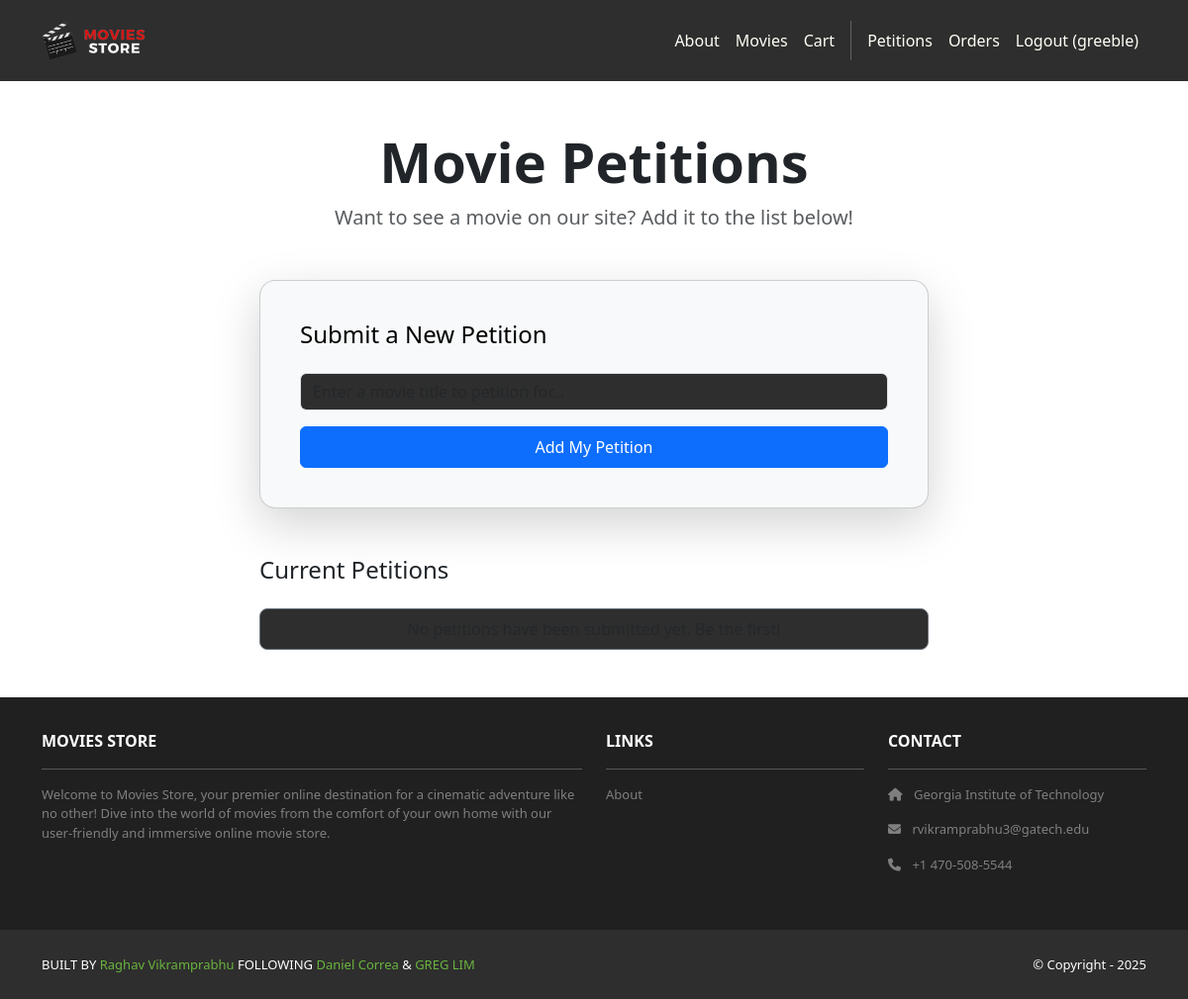
The app's page /petition/ (signed in), older data.
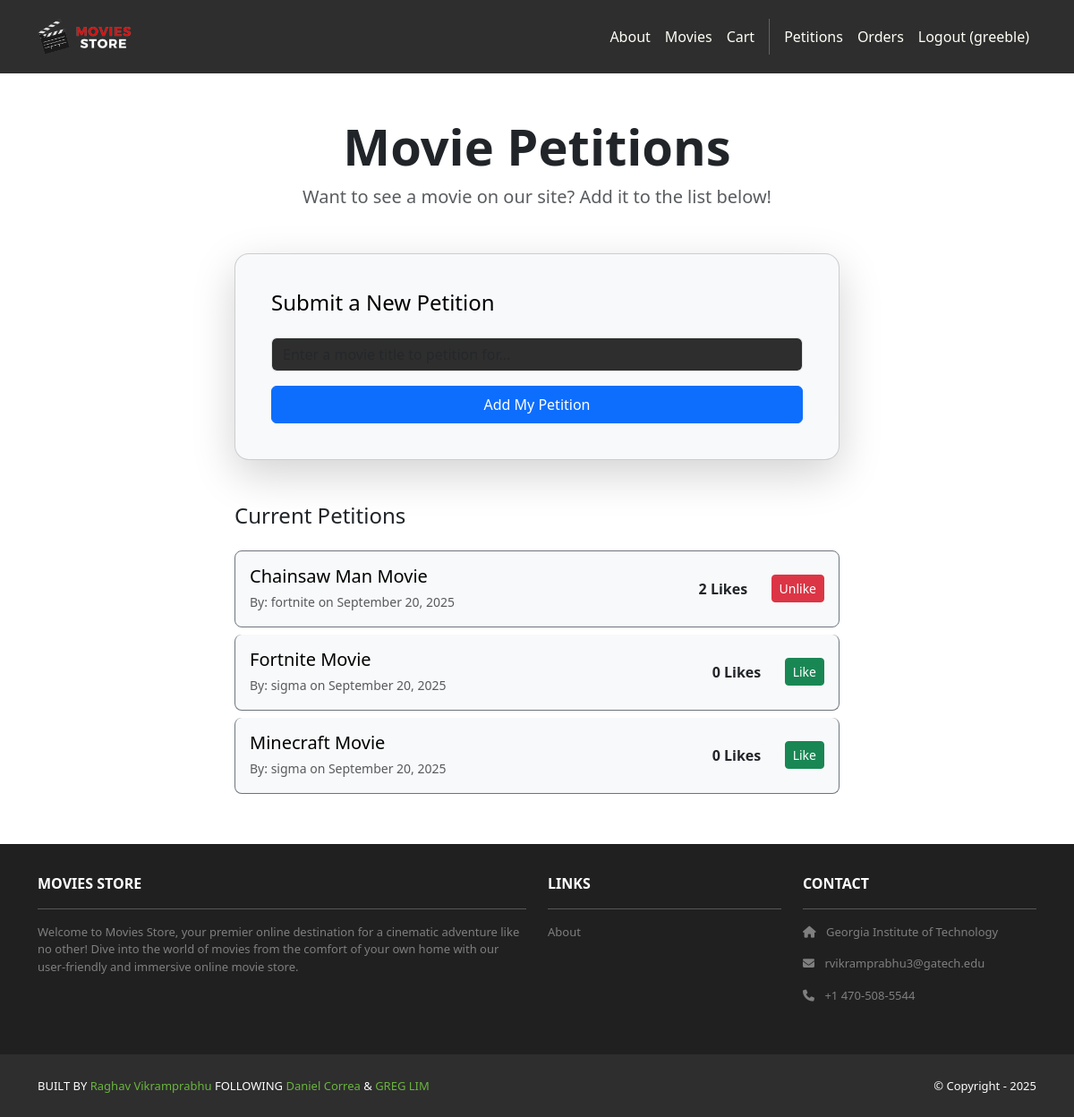
The same page, newer data.
### petition/models.py (models this page shows, shortened)
class Petition(models.Model):
    movie_title = models.CharField(
        max_length=255,
        help_text="The title of the movie the user is petitioning for."
    )
    user = models.ForeignKey(
        User,
        on_delete=models.CASCADE,
        related_name='petitions'
    )
    likes = models.ManyToManyField(
        User,
        related_name='liked_petitions',
        blank=True
    )
    created_at = models.DateTimeField(
        default=timezone.now,
        help_text="The date and time the petition was created."
    )
    class Meta:
        ordering = ['-created_at']

### petition/views.py (the view)
# urls.py: path('', petition_view, name='petition_view'),
@login_required
def petition_view(request):
    petitions = Petition.objects.all()
    if request.method == 'POST':
        form = PetitionForm(request.POST)
        if form.is_valid():
            petition = form.save(commit=False)
            petition.user = request.user
            petition.save()
            return redirect('petition_view')
    else:
        form = PetitionForm()
    context = {
        'form': form,
        'petitions': petitions
    }
    return render(request, 'petition/petition_page.html', context)

### petition/forms.py
class PetitionForm(forms.ModelForm):
    class Meta:
        model = Petition
        fields = ['movie_title']
        widgets = {
            'movie_title': forms.TextInput(attrs={
                'class': 'form-control bg-dark text-white',
                'placeholder': 'Enter a movie title to petition for...'
            })
        }
        labels = {
            'movie_title': '' # Hide the default label
        }

### petition/templates/petition/petition_page.html (shortened to what this page needs)
{% extends 'base.html' %}
{% block content %}
{% load static %}
<div class="container my-5" style="max-width: 700px;">
    <div class="text-center">
        <h1 class="display-4 fw-bold">Movie Petitions</h1>
        <p class="lead text-muted mb-5">Want to see a movie on our site? Add it to the list below!</p>
    </div>
    <div class="card bg-light text-black p-4 rounded-4 shadow-lg mb-5">
        <div class="card-body">
            <h2 class="card-title h4 mb-4">Submit a New Petition</h2>
            {% if user.is_authenticated %}
            <form method="post" action="{% url 'petition_view' %}">
                <div class="mb-3">
                    {{ form.movie_title }}
                </div>
                <button type="submit" class="btn btn-primary w-100 py-2">
                    Add My Petition
                </button>
            </form>
            {% else %}
            <p class="text-center text-muted">You must be <a href="{% url 'accounts.login' %}">logged in</a> to create a petition.</p>
            {% endif %}
        </div>
    </div>
    <div>
        <h2 class="h4 mb-4">Current Petitions</h2>
        <div class="list-group">
            {% for petition in petitions %}
            <div class="list-group-item list-group-item-action bg-light text-black border-secondary mb-2 rounded-3 p-3">
                <div class="d-flex w-100 justify-content-between align-items-center">
                    <div>
                        <h5 class="mb-1">{{ petition.movie_title }}</h5>
                        <small class="text-muted">By: {{ petition.user.username }} on {{ petition.created_at|date:"F j, Y" }}</small>
                    </div>
                    <div class="d-flex align-items-center">
                        <span class="badge bg-light text-dark rounded-pill me-3 fs-6">{{ petition.likes.count }} Likes</span>
                        {% if user.is_authenticated and petition.user != user %}
                        <form method="post" action="{% url 'like_petition' petition.id %}">
                            {% if user in petition.likes.all %}
                                <button type="submit" class="btn btn-danger btn-sm">Unlike</button>
                            {% else %}
                                <button type="submit" class="btn btn-success btn-sm">Like</button>
                            {% endif %}
                        </form>
                        {% endif %}
                    </div>
                </div>
            </div>
            {% empty %}
            <div class="list-group-item list-group-item-action bg-dark text-white border-secondary rounded-3 text-center">
                <p class="mb-0 text-muted">No petitions have been submitted yet. Be the first!</p>
            </div>
            {% endfor %}
        </div>
    </div>
</div>
{% endblock content %}

### moviesstore/templates/base.html (shortened to what this page needs)
<!DOCTYPE html>
<html>
  {% load static %}
  <head>
    <link href="https://cdn.jsdelivr.net/npm/bootstrap@5.3.3/dist/css/bootstrap.min.css" rel="stylesheet">
    <link rel="stylesheet" href="https://cdnjs.cloudflare.com/ajax/libs/font-awesome/6.1.1/css/all.min.css">
    <link rel="stylesheet" type="text/css" href="{% static 'css/style.css' %}">
  </head>
  <body>
    <nav class="p-3 navbar navbar-dark bg-dark navbar-expand-lg">
      <div class="container">
        <a class="navbar-brand" href="{% url 'home.index' %}">
          <img src="{% static 'img/logo.png' %}" alt="logo" height="40" />
        </a>
        <div class="collapse navbar-collapse" id="navbarNavAltMarkup">
          <div class="navbar-nav ms-auto navbar-ml">
            <a class="nav-link" href="{% url 'home.about' %}">About</a>
            <a class="nav-link" href="{% url 'movies.index' %}">Movies</a>
              <a class="nav-link" href="{% url 'cart.index' %}">Cart</a>
              {% if user.is_authenticated %}
              <a class="nav-link" href="{% url 'petition_view' %}">Petitions</a>
              <a class="nav-link" href="{% url 'accounts.orders' %}">Orders</a>
            <a class="nav-link"
              href="{% url 'accounts.logout' %}">Logout ({{ user.username }})</a>
              {% endif %}
          </div>
        </div>
      </div>
    </nav>
    <div>
      {% block content %}
      {% endblock content %}
    </div>
    <section class="p-3 ms-footer d-none d-md-block">
      <div class="container">
        <div class="row mt-3 text-white">
          <div class="col-md-6 col-lg-6 col-xl-6 mx-auto mb-4">
            <b>MOVIES STORE</b>
            <hr />
            <p>Welcome to Movies Store, your premier online destination for a cinematic
              adventure like no other! Dive into the world of movies from the comfort of your own home with our user-friendly
              and immersive online movie store.</p>
          </div>
          <div class="col-md-3 col-lg-3 col-xl-3 mx-auto mb-4">
            <b>LINKS</b>
            <hr />
            <p><a class="nav-link" href="{% url 'home.about' %}">About</a></p>
          </div>
          <div class="col-md-3 col-lg-3 col-xl-3 mx-auto mb-4">
            <b>CONTACT</b>
            <hr />
            <p><i class="fas fa-home me-2"></i> Georgia Institute of Technology </p>
            <p><i class="fas fa-envelope me-2"></i> rvikramprabhu3@gatech.edu</p>
            <p><i class="fas fa-phone me-2"></i> +1 470-508-5544</p>
          </div>
        </div>
      </div>
    </section>
    <section class="p-3 ms-footer-bottom bg-dark">
      <div class="container d-flex justify-content-between">
        <div class="me-5 text-white">
          <span>BUILT BY <a href="https://github.com/DogeDevYT" target="_blank">Raghav Vikramprabhu</a>
          </span>
            <span>FOLLOWING <a href="https://www.x.com/danielgarax" target="_blank">Daniel Correa</a> &
            <a href="https://www.x.com/greglim81" target="_blank">GREG LIM</a>
          </span>
        </div>
        <div class="text-white">
          <span>© Copyright - 2025</span>
        </div>
      </div>
    </section>
  </body>
</html>

### moviesstore/static/css/style.css (style rules this page uses)
.navbar a.nav-link { color: #FFFEF6 !important; }
.bg-dark { background-color: #2E2E2E !important; }
.ms-footer { background-color: #202020; }
.ms-footer p { color: #7F7F7F; font-size: 13px; }
.ms-footer-bottom span { font-size: 13px; line-height: 38px; }
.ms-footer-bottom a { color: #6ab43e; text-decoration: none; }

Row changes from the older to the newer data that the page shows:
added Petition: movie_title "Chainsaw Man Movie", user.username "fortnite", created_at "September 20, 2025", likes.count "2", shows "Unlike"
added Petition: movie_title "Fortnite Movie", user.username "sigma", created_at "September 20, 2025", likes.count "0", shows "Like"
added Petition: movie_title "Minecraft Movie", user.username "sigma", created_at "September 20, 2025", likes.count "0", shows "Like"
